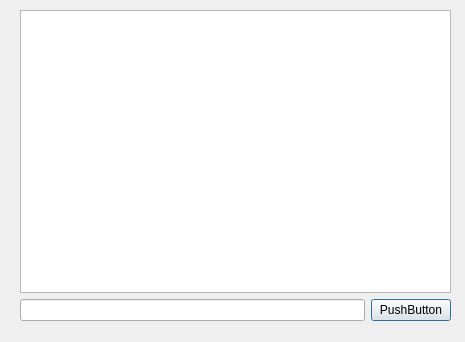
<?xml version="1.0" encoding="UTF-8"?>
<ui version="4.0">
 <class>Form</class>
 <widget class="QWidget" name="Form">
  <property name="geometry">
   <rect>
    <x>0</x>
    <y>0</y>
    <width>465</width>
    <height>342</height>
   </rect>
  </property>
  <property name="windowTitle">
   <string>Form</string>
  </property>
  <widget class="QWidget" name="verticalLayoutWidget">
   <property name="geometry">
    <rect>
     <x>20</x>
     <y>10</y>
     <width>431</width>
     <height>311</height>
    </rect>
   </property>
   <layout class="QVBoxLayout" name="verticalLayout">
    <item>
     <widget class="QTextEdit" name="textEdit"/>
    </item>
    <item>
     <layout class="QHBoxLayout" name="horizontalLayout">
      <item>
       <widget class="QLineEdit" name="lineEdit"/>
      </item>
      <item>
       <widget class="QPushButton" name="pushButton">
        <property name="text">
         <string>PushButton</string>
        </property>
        <property name="autoDefault">
         <bool>true</bool>
        </property>
        <property name="default">
         <bool>true</bool>
        </property>
       </widget>
      </item>
     </layout>
    </item>
   </layout>
  </widget>
 </widget>
 <resources/>
 <connections/>
</ui>
